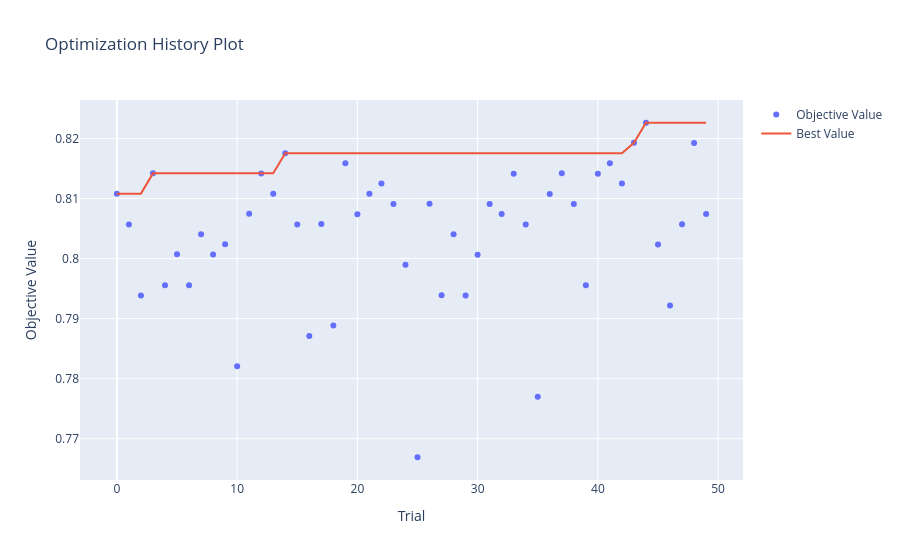
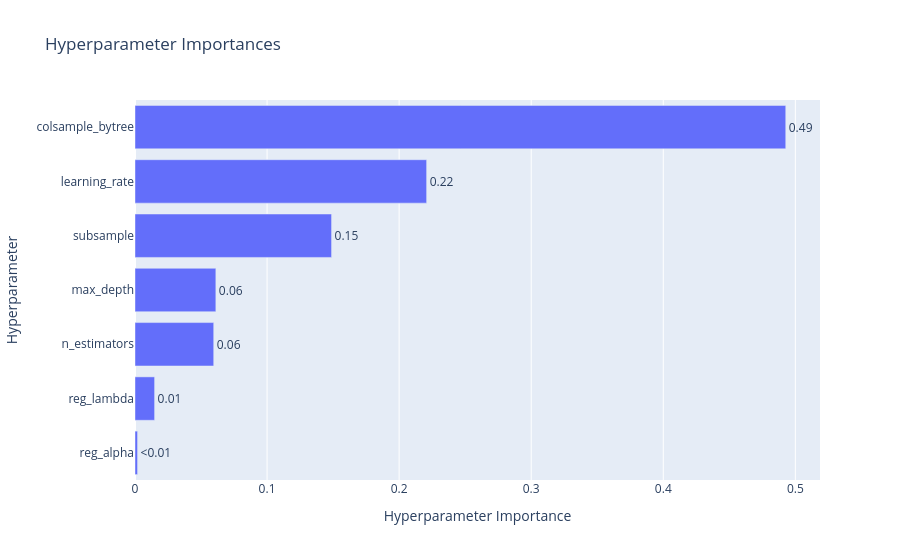
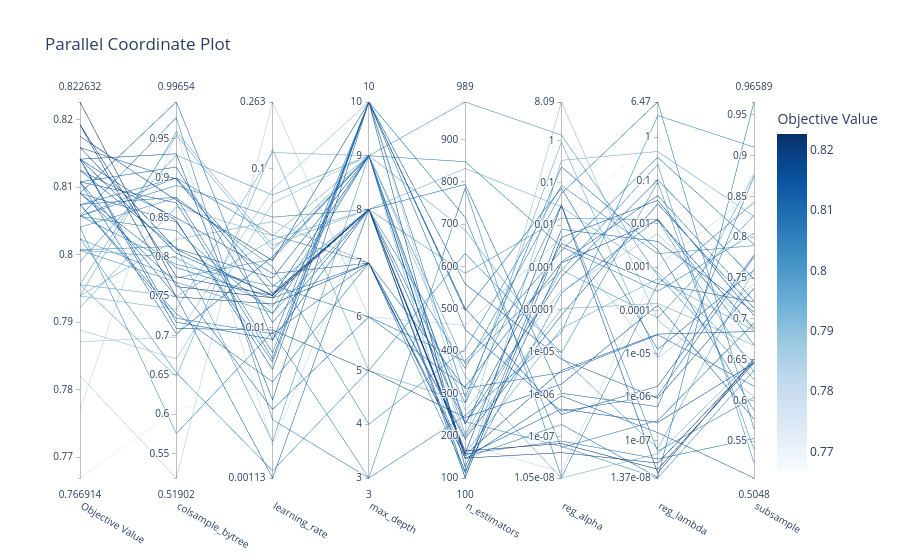
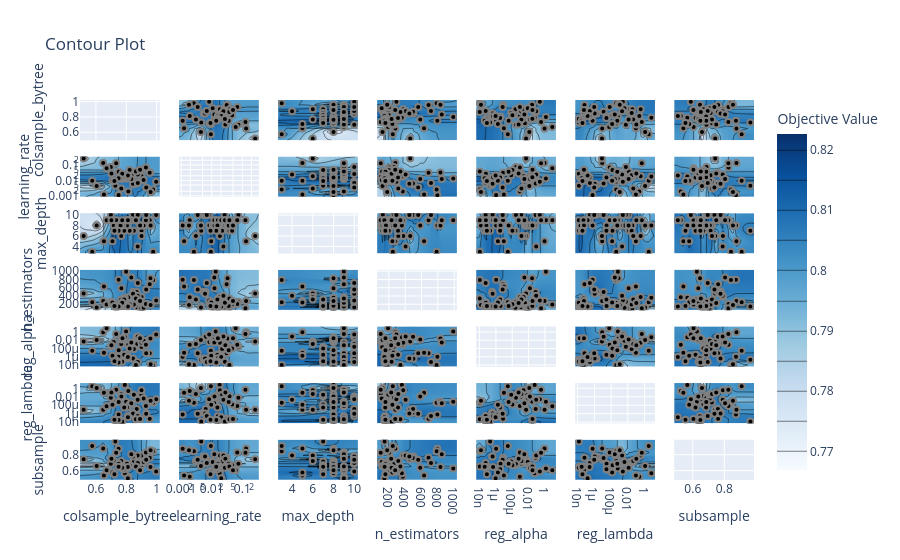

Notebook code cell kept with these figures, in order:
### Markdown cell above
**GRAFICO**

### Code cell
ov.plot_optimization_history(study).show()
ov.plot_param_importances(study).show()
ov.plot_parallel_coordinate(study).show()
ov.plot_contour(study).show()
ov.plot_intermediate_values(study).show()
